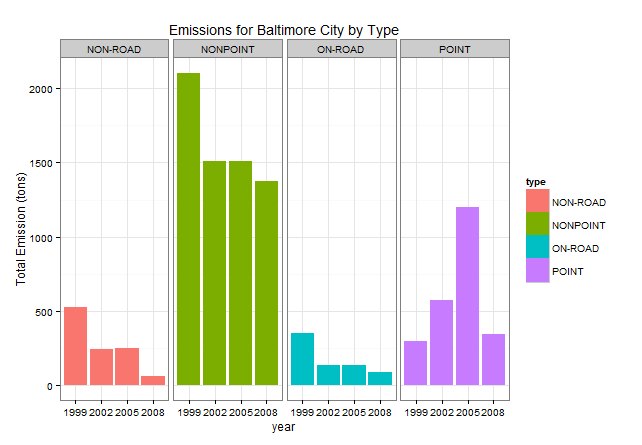

This chart was generated by the following R code:
source("script.R")

############# QUESTION 3 ##############
# Of the four types of sources indicated by the type (point, nonpoint, onroad,
# nonroad) variable, which of these four sources have seen decreases in
# emissions from 1999-2008 for Baltimore City? Which have seen increases in
# emissions from 1999-2008? Use the ggplot2 plotting system to make a plot
# answer this question.
library(ggplot2)
# 1. do four individual plots for each "type"
baltimore_plot <- ggplot(emissions_baltimore, aes(factor(year), Emissions, fill=type)) +
  labs(x="year", y="Total Emission (tons)") +
  labs(title="Emissions for Baltimore City by Type") +
  geom_bar(stat="identity") +
  theme_bw() + 
  facet_grid(.~type,scales = "free",space="free")
print(baltimore_plot)
